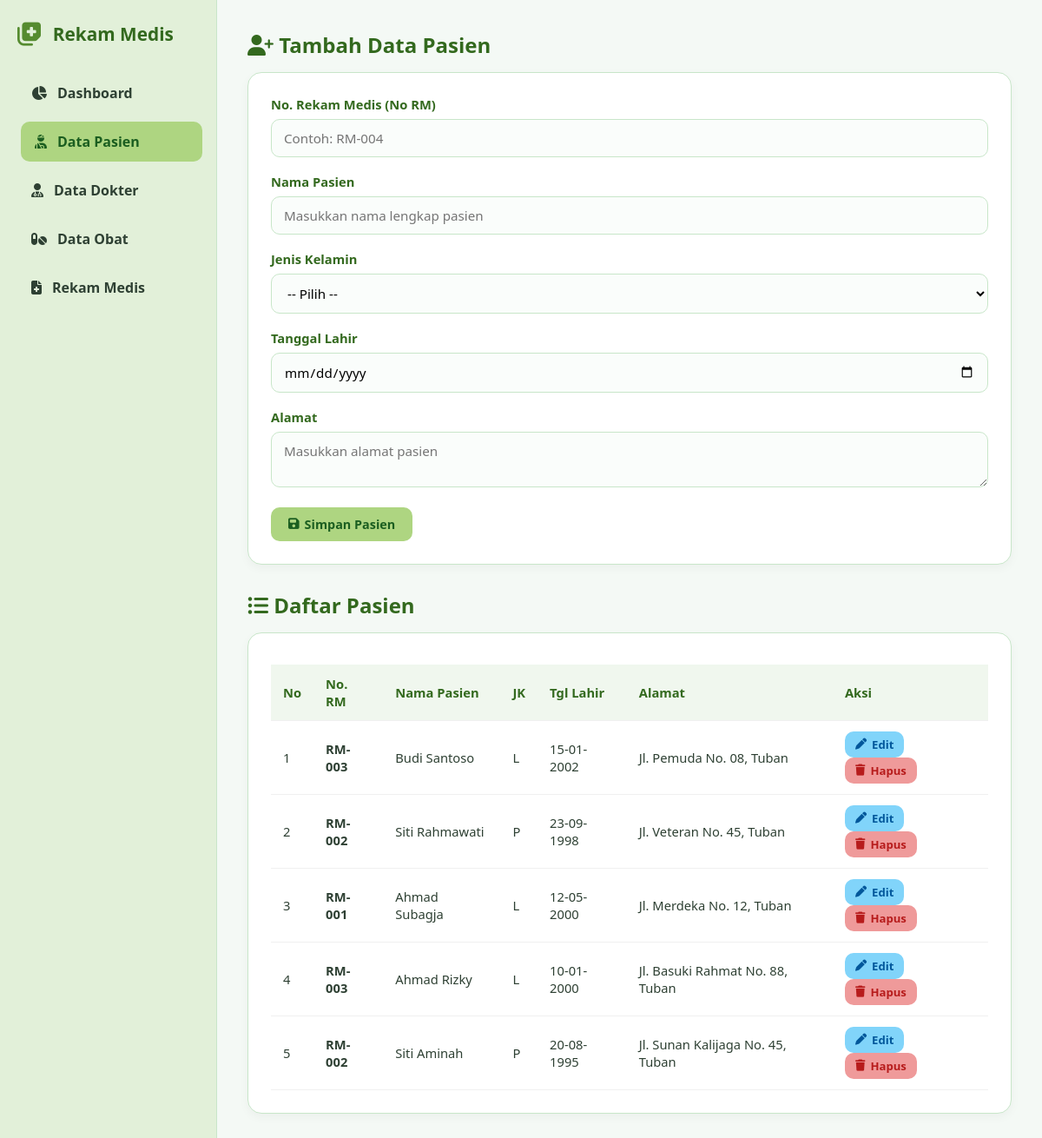
The app's page /pasien.php with its own data.
### tables this page shows
CREATE TABLE `pasien` (
  `id_pasien` int(11) NOT NULL,
  `no_rm` varchar(20) NOT NULL,
  `nama_pasien` varchar(100) NOT NULL,
  `jenis_kelamin` enum('L','P') NOT NULL,
  `tanggal_lahir` date NOT NULL,
  `alamat` text NOT NULL
);

### pasien.php (the view, shortened to what this page needs)
<?php
require_once 'koneksi.php';
$edit_data = ['id_pasien'=>'', 'no_rm'=>'', 'nama_pasien'=>'', 'jenis_kelamin'=>'', 'tanggal_lahir'=>'', 'alamat'=>''];
?>
<!DOCTYPE html>
<html lang="id">
<head>
    <link rel="stylesheet" href="https://cdnjs.cloudflare.com/ajax/libs/font-awesome/6.4.0/css/all.min.css">
    <link rel="stylesheet" href="style.css">
</head>
<body>
    <div class="sidebar">
        <div class="sidebar-header">
            <i class="fa-solid fa-notes-medical"></i>
            <h2>Rekam Medis</h2>
        </div>
        <nav>
            <a href="index.php"><i class="fa-solid fa-chart-pie"></i> Dashboard</a>
            <a href="pasien.php" class="active"><i class="fa-solid fa-user-injured"></i> Data Pasien</a>
            <a href="dokter.php"><i class="fa-solid fa-user-doctor"></i> Data Dokter</a>
            <a href="obat.php"><i class="fa-solid fa-pills"></i> Data Obat</a>
            <a href="rekam_medis.php"><i class="fa-solid fa-file-medical"></i> Rekam Medis</a>
        </nav>
    </div>
    <div class="main-content">
        <h2 style="color: var(--primary-dark); margin-bottom: 15px;">
            <i class="fa-solid <?= ($edit_data['id_pasien'] != '') ? 'fa-pen-to-square' : 'fa-user-plus'; ?>"></i>
            <?= ($edit_data['id_pasien'] != '') ? 'Edit Data Pasien' : 'Tambah Data Pasien'; ?>
        </h2>
        <div class="table-container">
            <form action="pasien.php" method="POST">
                <div class="form-group">
                    <label>No. Rekam Medis (No RM)</label>
                    <input type="text" name="no_rm" value="<?= $edit_data['no_rm']; ?>" placeholder="Contoh: RM-004" required>
                </div>
                <div class="form-group">
                    <label>Nama Pasien</label>
                    <input type="text" name="nama_pasien" value="<?= $edit_data['nama_pasien']; ?>" placeholder="Masukkan nama lengkap pasien" required>
                </div>
                <div class="form-group">
                    <label>Jenis Kelamin</label>
                    <select name="jenis_kelamin" required>
                        <option value="">-- Pilih --</option>
                    </select>
                </div>
                <div class="form-group">
                    <label>Tanggal Lahir</label>
                    <input type="date" name="tanggal_lahir" value="<?= $edit_data['tanggal_lahir']; ?>" required>
                </div>
                <div class="form-group">
                    <label>Alamat</label>
                    <textarea name="alamat" rows="2" placeholder="Masukkan alamat pasien" required><?= $edit_data['alamat']; ?></textarea>
                </div>
                <button type="submit" name="simpan" class="btn btn-primary">
                    <i class="fa-solid fa-floppy-disk"></i> Simpan Pasien
                </button>
            </form>
        </div>
        <h2 style="color: var(--primary-dark); margin-bottom: 15px;"><i class="fa-solid fa-list-ul"></i> Daftar Pasien</h2>
        <div class="table-container">
            <table>
                <thead>
                    <tr>
                        <th>No</th>
                        <th>No. RM</th>
                        <th>Nama Pasien</th>
                        <th>JK</th>
                        <th>Tgl Lahir</th>
                        <th>Alamat</th>
                        <th>Aksi</th>
                    </tr>
                </thead>
                <tbody>
                    <?php
                    $no = 1;
                    $query = mysqli_query($koneksi, "SELECT * FROM pasien ORDER BY id_pasien DESC");
                    if ($query && mysqli_num_rows($query) > 0) {
                        while ($p = mysqli_fetch_assoc($query)) {
                    ?>
                    <tr>
                        <td><?= $no++; ?></td>
                        <td><strong><?= $p['no_rm']; ?></strong></td>
                        <td><?= $p['nama_pasien']; ?></td>
                        <td><?= $p['jenis_kelamin']; ?></td>
                        <td><?= date('d-m-Y', strtotime($p['tanggal_lahir'])); ?></td>
                        <td><?= $p['alamat']; ?></td>
                        <td>
                            <a href="pasien.php?edit=<?= $p['id_pasien']; ?>" class="btn btn-edit"><i class="fa-solid fa-pen"></i> Edit</a>
                            <a href="pasien.php?hapus=<?= $p['id_pasien']; ?>" class="btn btn-delete" onclick="return confirm('Hapus data pasien ini?')"><i class="fa-solid fa-trash"></i> Hapus</a>
                        </td>
                    </tr>
                    <?php
                        }
                    } else {
                        echo "<tr><td colspan='7' style='text-align:center; color:#888;'>Belum ada data pasien.</td></tr>";
                    }
                    ?>
                </tbody>
            </table>
        </div>
    </div>
</body>
</html>

### style.css (style rules this page uses)
:root { --bg-color: #f4f9f5; --sidebar-bg: #e2f0d9; --card-bg: #ffffff; --primary-color: #558b2f; --primary-light: #aed581; --primary-dark: #33691e; --text-color: #2e4033; --border-color: #c8e6c9; --accent-blue: #81d4fa; --accent-danger: #ef9a9a; }
* { box-sizing: border-box; margin: 0; padding: 0; font-family: 'Segoe UI', Tahoma, Geneva, Verdana, sans-serif; }
body { background-color: var(--bg-color); color: var(--text-color); display: flex; min-height: 100vh; }
.sidebar { width: 250px; background-color: var(--sidebar-bg); padding: 25px 20px; border-right: 1px solid var(--border-color); display: flex; flex-direction: column; }
.sidebar-header { display: flex; align-items: center; gap: 12px; margin-bottom: 30px; }
.sidebar-header i { font-size: 1.8rem; color: var(--primary-color); }
.sidebar-header h2 { font-size: 1.3rem; color: var(--primary-dark); }
.sidebar nav a { display: flex; align-items: center; gap: 12px; color: var(--text-color); text-decoration: none; padding: 12px 16px; border-radius: 10px; margin-bottom: 10px; font-weight: 600; transition: all 0.25s ease; }
.sidebar nav a:hover, .sidebar nav a.active { background-color: var(--primary-light); color: #1b5e20; transform: translateX(4px); }
.main-content { flex: 1; padding: 35px; overflow-y: auto; }
.table-container { background: var(--card-bg); padding: 26px; border-radius: 16px; box-shadow: 0 4px 12px rgba(0,0,0,0.04); border: 1px solid var(--border-color); margin-bottom: 30px; }
.form-group { margin-bottom: 18px; }
.form-group label { display: block; margin-bottom: 7px; font-weight: 600; font-size: 0.92rem; color: var(--primary-dark); }
.form-group input, .form-group select, .form-group textarea { width: 100%; padding: 11px 14px; border: 1.5px solid var(--border-color); border-radius: 10px; outline: none; font-size: 0.95rem; background-color: #fafdfb; transition: all 0.2s ease; }
.btn { display: inline-flex; align-items: center; gap: 6px; padding: 10px 20px; border-radius: 10px; text-decoration: none; font-size: 0.9rem; font-weight: 600; cursor: pointer; border: none; transition: all 0.2s ease; }
.btn-primary { background-color: var(--primary-light); color: #1b5e20; }
.btn-edit { background-color: var(--accent-blue); color: #01579b; padding: 6px 12px; font-size: 0.82rem; }
.btn-delete { background-color: var(--accent-danger); color: #b71c1c; padding: 6px 12px; font-size: 0.82rem; }
table { width: 100%; border-collapse: collapse; margin-top: 10px; }
th, td { padding: 12px 14px; text-align: left; border-bottom: 1px solid #f0f0f0; font-size: 0.92rem; }
th { background-color: #f0f7ee; color: var(--primary-dark); font-weight: 700; }

### records on screen
pasien: no_rm "RM-003", nama_pasien "Budi Santoso", jenis_kelamin "L", tanggal_lahir "15-01-2002", alamat "Jl. Pemuda No. 08, Tuban"
pasien: no_rm "RM-002", nama_pasien "Siti Rahmawati", jenis_kelamin "P", tanggal_lahir "23-09-1998", alamat "Jl. Veteran No. 45, Tuban"
pasien: no_rm "RM-001", nama_pasien "Ahmad Subagja", jenis_kelamin "L", tanggal_lahir "12-05-2000", alamat "Jl. Merdeka No. 12, Tuban"
pasien: no_rm "RM-003", nama_pasien "Ahmad Rizky", jenis_kelamin "L", tanggal_lahir "10-01-2000", alamat "Jl. Basuki Rahmat No. 88, Tuban"
pasien: no_rm "RM-002", nama_pasien "Siti Aminah", jenis_kelamin "P", tanggal_lahir "20-08-1995", alamat "Jl. Sunan Kalijaga No. 45, Tuban"
